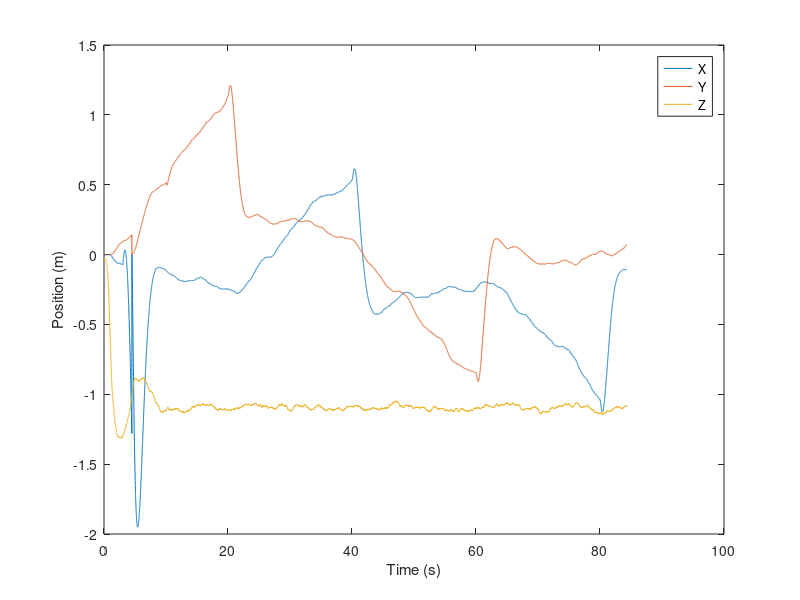
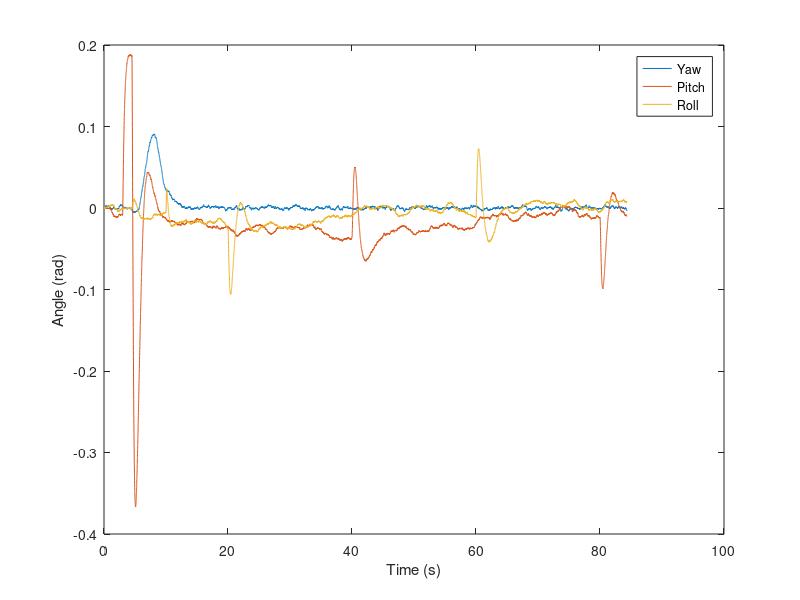
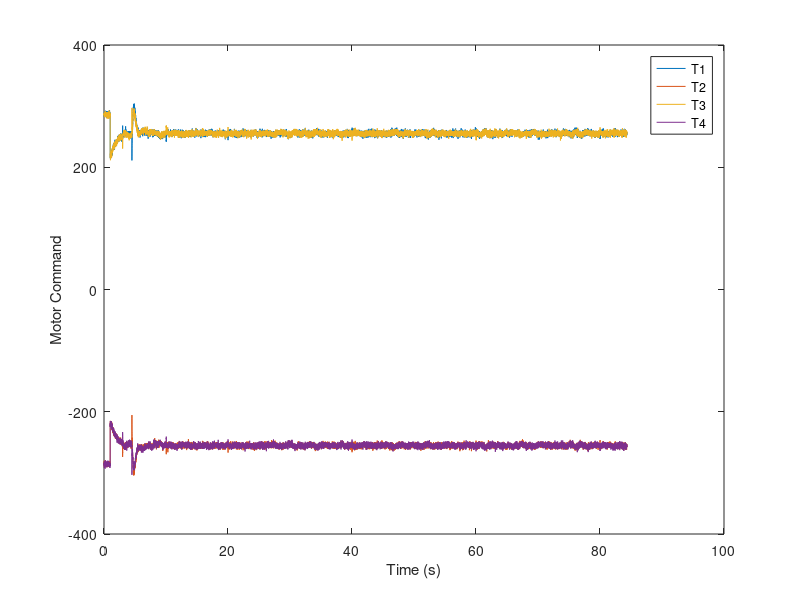

These charts were generated, in order, by the following MATLAB code:
clc
clear
close all
load simulation_fast_square

motor_commands = rt_yout_sim.signals(1).values;
X = rt_yout_sim.signals(2).values;
Y = rt_yout_sim.signals(3).values;
Z = rt_yout_sim.signals(4).values;

yaw = rt_yout_sim.signals(5).values;
pitch= rt_yout_sim.signals(6).values;
roll = rt_yout_sim.signals(7).values;

figure
plot(tout,X,tout,Y,tout,Z)
legend('X','Y','Z','Location','best')
xlabel('Time (s)')
ylabel('Position (m)')

figure
plot(tout,yaw,tout,pitch,tout,roll)
legend('Yaw','Pitch','Roll','Location','best')
xlabel('Time (s)')
ylabel('Angle (rad)')

figure
plot(tout,motor_commands)
legend('T1','T2','T3','T4','Location','best')
xlabel('Time (s)')
ylabel('Motor Command')